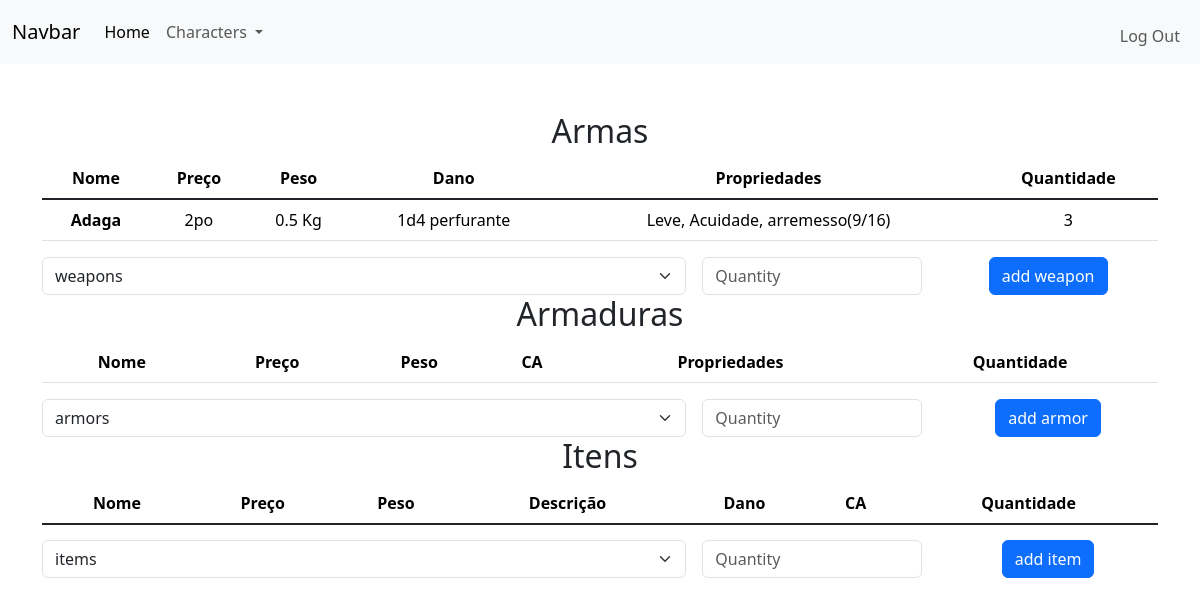
The app's page /inventory?char_id=1 (signed in), older data.
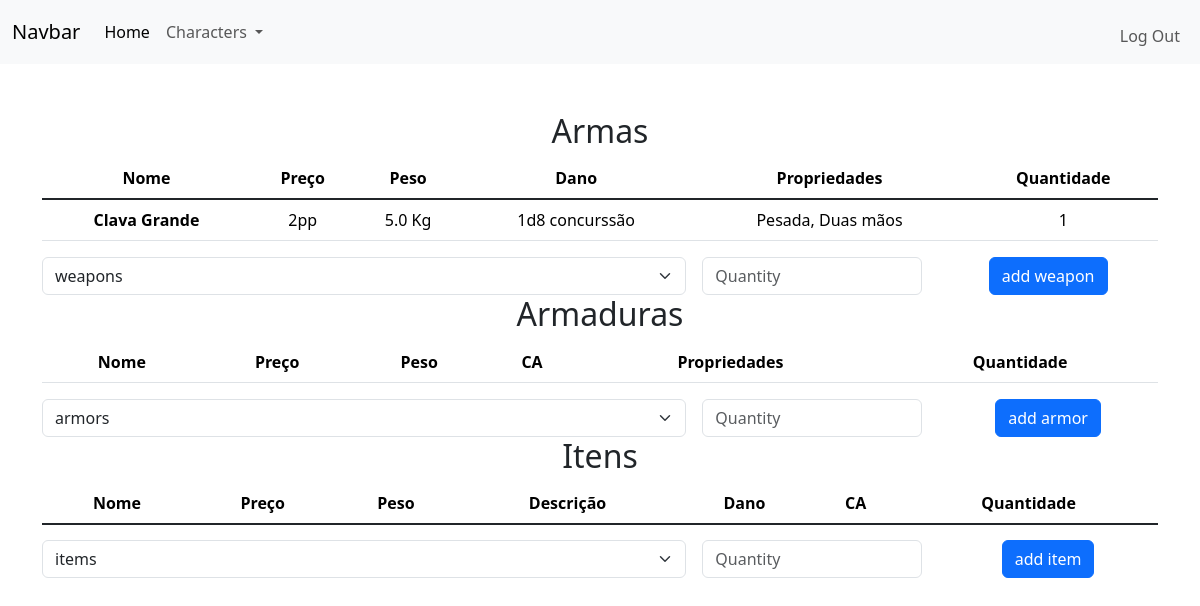
The same page, newer data.
### tables this page shows
CREATE TABLE items
(
    id INTEGER PRIMARY KEY AUTOINCREMENT NOT NULL,
    type TEXT NOT NULL,
    category TEXT,
    name TEXT NOT NULL,
    price TEXT,
    weight REAL,
    damage TEXT,
    armor_class TEXT,
    description TEXT
);

### app.py (the view, shortened to what this page needs)
@app.route("/inventory", methods=["GET","POST"])
@login_required
def inventory():
    if "char_id" in request.args:
        char_id = request.args["char_id"]
    else:
        return redirect("/")
    charWeapons = []
    charArmors = []
    charItems = []
    inventory = db.execute("SELECT * FROM inventory WHERE char_id = ?", char_id)
    for row in inventory:
        item = db.execute("SELECT * FROM items WHERE id = ?", row["item_id"])[0]
        item.update({"quantity": row["quantity"]})
        if item["type"] == "weapon":
            charWeapons.append(item)
        elif item["type"] == "armor":
            charArmors.append(item)
        else:
            charItems.append(item)
    return render_template("inventory.html", charWeapons=charWeapons, charArmors=charArmors, charItems=charItems, items=db.execute("SELECT * FROM items"))

### app.py (called while the page is built)
@app.after_request
def after_request(response):
    response.headers["Cache-Control"] = "no-cache, no-store, must-revalidate"
    response.headers["Expires"] = 0
    response.headers["Pragma"] = "no-cache"
    return response

### functions.py (called while the page is built)
def login_required(f):
    @wraps(f)
    def decorated_function(*args, **kwargs):
        if session.get("user_id") is None:
            return redirect("/login")
        return f(*args, **kwargs)
    return decorated_function

### templates/inventory.html (shortened to what this page needs)
{% extends "layout.html" %}
{% block main %}
    <table class="table">
        <h2>Armas</h2>
        <thead>
            <tr>
                <th scope="col">Nome</th>
                <th scope="col">Preço</th>
                <th scope="col">Peso</th>
                <th scope="col">Dano</th>
                <th scope="col">Propriedades</th>
                <th scope="col">Quantidade</th>
            </tr>
        </thead>
        <tbody class="table-group-divider">
            {% for weapon in charWeapons %}
                <tr>
                    <th scope="row">{{weapon.name}}</th>
                    <td>{{weapon.price}}</td>
                    <td>{{weapon.weight}} Kg</td>
                    <td>{{weapon.damage}}</td>
                    <td>{{weapon.description}}</td>
                    <td>{{weapon.quantity}}</td>
                </tr>
            {% endfor %}
        </tbody>
    </table>
    <form action="#" method="POST">
        <div class="row g-3">
            <div class="col-sm-7">
                <select name="item_id" class="form-select" aria-label="Default select example">
                    <option selected value="0">weapons</option>
                </select>
            </div>
            <div class="col-sm">
                <input type="number" class="form-control" name="quantity" placeholder="Quantity" aria-label="State">
            </div>
            <div class="col-sm">
                <button type="submit" class="btn btn-primary">add weapon</button>
            </div>
        </div>
    </form>
    <table class="table">
        <h2>Armaduras</h2>
        <thead>
            <tr>
                <th scope="col">Nome</th>
                <th scope="col">Preço</th>
                <th scope="col">Peso</th>
                <th scope="col">CA</th>
                <th scope="col">Propriedades</th>
                <th scope="col">Quantidade</th>
            </tr>
        </thead>
    </table>
    <form action="#" method="POST">
        <div class="row g-3">
            <div class="col-sm-7">
                <select name="item_id" class="form-select" aria-label="Default select example">
                    <option selected value="0">armors</option>
                </select>
            </div>
            <div class="col-sm">
                <input type="number" class="form-control" name="quantity" placeholder="Quantity" aria-label="State">
            </div>
            <div class="col-sm">
                <button type="submit" class="btn btn-primary">add armor</button>
            </div>
        </div>
    </form>
    <table class="table">
        <h2>Itens</h2>
        <thead>
            <tr>
                <th scope="col">Nome</th>
                <th scope="col">Preço</th>
                <th scope="col">Peso</th>
                <th scope="col">Descrição</th>
                <th scope="col">Dano</th>
                <th scope="col">CA</th>
                <th scope="col">Quantidade</th>
            </tr>
        </thead>
    </table>
    <form action="#" method="POST">
        <div class="row g-3">
            <div class="col-sm-7">
                <select name="item_id" class="form-select" aria-label="Default select example">
                    <option selected value="0">items</option>
                </select>
            </div>
            <div class="col-sm">
                <input type="number" class="form-control" name="quantity" placeholder="Quantity" aria-label="State">
            </div>
            <div class="col-sm">
                <button type="submit" class="btn btn-primary">add item</button>
            </div>
        </div>
    </form>
{% endblock %}

### templates/layout.html (shortened to what this page needs)
<!doctype html>
<html lang="pt-BR">
<head>
    <link href="https://cdn.jsdelivr.net/npm/bootstrap@5.3.2/dist/css/bootstrap.min.css" rel="stylesheet">
</head>
<body>
    <nav class="navbar navbar-expand-lg bg-body-tertiary">
        <div class="container-fluid">
            {% if session["user_id"] %}
                <a class="navbar-brand" href="#">Navbar</a>
                <div class="collapse navbar-collapse" id="navbarNavAltMarkup">
                    <div class="navbar-nav">
                        <a class="nav-link active" aria-current="page" href="/">Home</a>
                        <li class="nav-item dropdown">
                            <a class="nav-link dropdown-toggle" href="#" role="button" data-bs-toggle="dropdown" aria-expanded="false">
                                Characters
                            </a>
                        </li>
                    </div>
                    <ul class="navbar-nav ms-auto mt-2">
                        <li class="nav-item"><a class="nav-link" href="/logout">Log Out</a></li>
                    </ul>
                </div>
            {% endif %}
        </div>
    </nav>
    <main class="container py-5 text-center">
        {% block main %}{% endblock %}
    </main>
</body>
</html>

Row changes from the older to the newer data that the page shows:
no longer on this page (row edited): items: name "Adaga", price "2po", weight "0.5", damage "1d4 perfurante", description "Leve, Acuidade, arremesso(9/16)", quantity "3"
added items: name "Clava Grande", price "2pp", weight "5.0", damage "1d8 concurssão", description "Pesada, Duas mãos", quantity "1"
